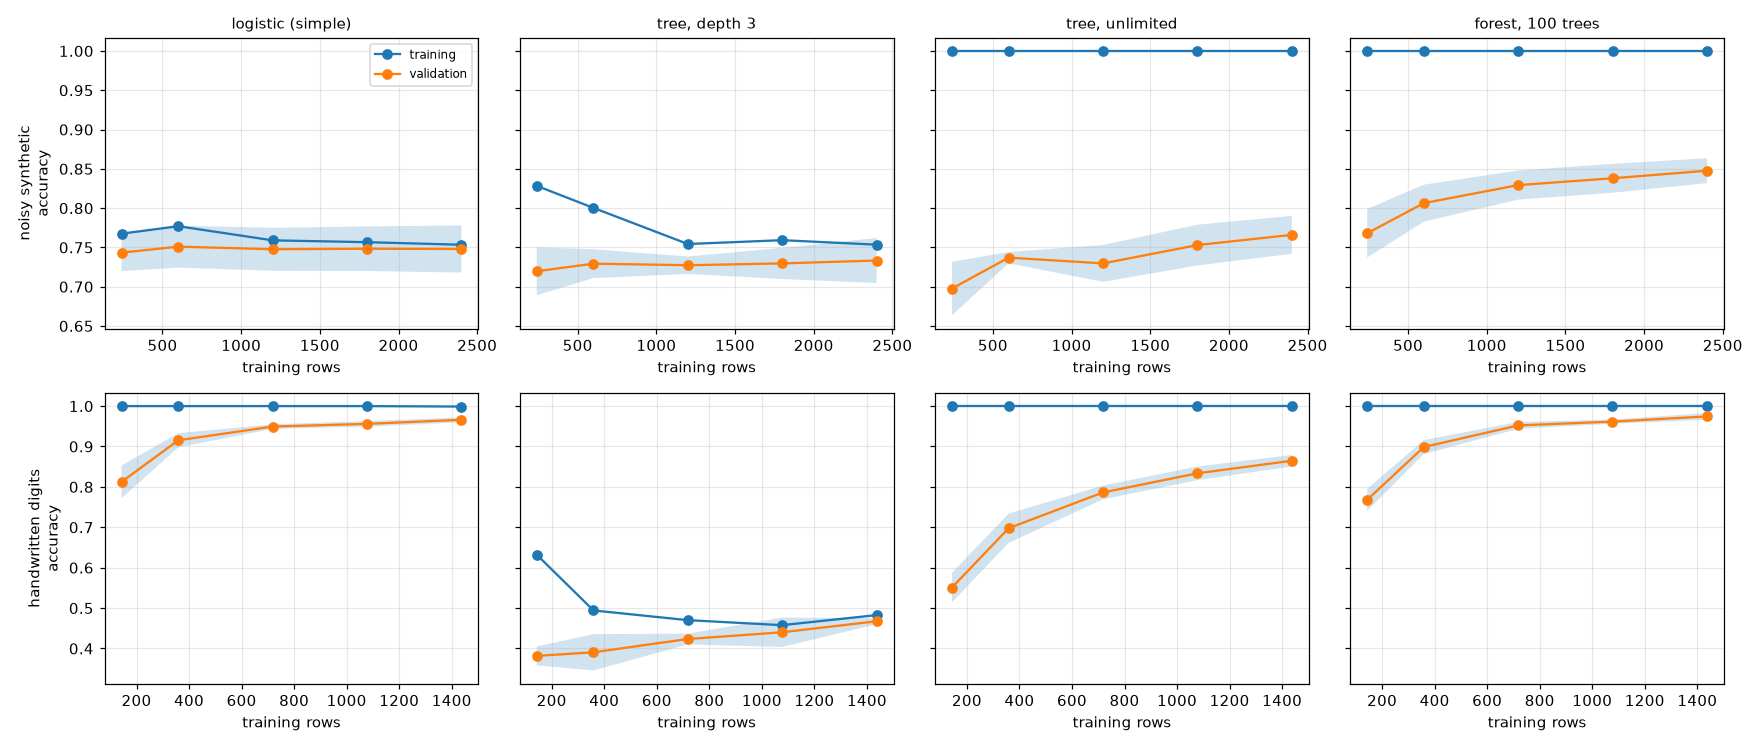

Python code for this plot:
"""Learning curves: is a model limited by bias or variance, and would more data help?

A learning curve trains the same model on growing slices of the training data and records the score on the rows it
was trained on and the score on held-out rows (5-fold cross-validation). Reading the two curves together:

* a large, persistent gap between training and validation score means the model is fitting noise (high variance);
* a small gap with a low validation score means the model is too simple for the pattern (high bias);
* a validation curve still rising at full size means more data would help; a flat one means it would not.

Two datasets are used: a noisy synthetic problem with a nonlinear boundary (so a straight-line model is too simple
and an unlimited tree is too flexible) and the real handwritten digits data.
"""

from __future__ import annotations

from dataclasses import dataclass
from pathlib import Path

import numpy as np
import pandas as pd
from numpy.typing import NDArray
from sklearn.datasets import load_digits, make_classification
from sklearn.ensemble import RandomForestClassifier
from sklearn.linear_model import LogisticRegression
from sklearn.model_selection import StratifiedKFold, learning_curve
from sklearn.pipeline import make_pipeline
from sklearn.preprocessing import StandardScaler
from sklearn.tree import DecisionTreeClassifier

SEED = 11
SIZES = (0.1, 0.25, 0.5, 0.75, 1.0)
GAP_LIMIT = 0.08  # training minus validation score above this counts as overfitting
BIAS_MARGIN = 0.03  # validation score this far below the best model's counts as underfitting

MODELS = {
    "logistic (simple)": lambda: make_pipeline(StandardScaler(), LogisticRegression(max_iter=2000)),
    "tree, depth 3": lambda: DecisionTreeClassifier(max_depth=3, random_state=SEED),
    "tree, unlimited": lambda: DecisionTreeClassifier(random_state=SEED),
    "forest, 100 trees": lambda: RandomForestClassifier(n_estimators=100, random_state=SEED, n_jobs=1),
}


def noisy_nonlinear(n: int = 3000, seed: int = SEED) -> tuple[NDArray[np.float64], NDArray[np.int_]]:
    """Binary problem with two clusters per class (not linearly separable) and 8% label noise."""
    return make_classification(
        n_samples=n, n_features=12, n_informative=6, n_redundant=0, n_clusters_per_class=3, flip_y=0.08, class_sep=0.9, random_state=seed
    )


def digits() -> tuple[NDArray[np.float64], NDArray[np.int_]]:
    data = load_digits()
    return data.data, data.target


DATASETS = {"noisy synthetic": noisy_nonlinear, "handwritten digits": digits}


@dataclass(frozen=True)
class Curve:
    dataset: str
    model: str
    sizes: NDArray[np.int_]
    train: NDArray[np.float64]  # mean accuracy on the rows trained on, per size
    validation: NDArray[np.float64]
    validation_std: NDArray[np.float64]


def curve(dataset: str, model: str, sizes: tuple[float, ...] = SIZES) -> Curve:
    X, y = DATASETS[dataset]()
    n, tr, va = learning_curve(
        MODELS[model](), X, y, train_sizes=np.array(sizes), cv=StratifiedKFold(5, shuffle=True, random_state=SEED), scoring="accuracy", n_jobs=1
    )[:3]
    return Curve(dataset, model, n, tr.mean(axis=1), va.mean(axis=1), va.std(axis=1, ddof=1))


def diagnose(c: Curve, best_validation: float) -> str:
    """Rule of thumb from the end of the curve (see GAP_LIMIT and BIAS_MARGIN)."""
    gap = float(c.train[-1] - c.validation[-1])
    if gap > GAP_LIMIT:
        return "overfitting (variance)"
    if float(c.validation[-1]) < best_validation - BIAS_MARGIN:
        return "underfitting (bias)"
    return "about right"


def would_more_data_help(c: Curve) -> float:
    """Validation gain from using the full training slice instead of half of it (the last doubling)."""
    half = int(np.argmin(np.abs(c.sizes - c.sizes[-1] / 2)))
    return float(c.validation[-1] - c.validation[half])


def summary(dataset: str, curves: dict[str, Curve] | None = None) -> pd.DataFrame:
    curves = curves or {m: curve(dataset, m) for m in MODELS}
    best = max(float(c.validation[-1]) for c in curves.values())
    rows = []
    for m, c in curves.items():
        rows.append(
            {
                "model": m,
                "train_score": float(c.train[-1]),
                "validation_score": float(c.validation[-1]),
                "gap": float(c.train[-1] - c.validation[-1]),
                "gain_from_last_doubling": would_more_data_help(c),
                "diagnosis": diagnose(c, best),
            }
        )
    return pd.DataFrame(rows).set_index("model")


def plot(path: Path, curves_by_dataset: dict[str, dict[str, Curve]]) -> None:
    import matplotlib

    matplotlib.use("Agg")
    import matplotlib.pyplot as plt

    fig, axes = plt.subplots(len(curves_by_dataset), len(MODELS), figsize=(4 * len(MODELS), 3.4 * len(curves_by_dataset)), sharey="row", squeeze=False)
    for r, (ds, cs) in enumerate(curves_by_dataset.items()):
        for k, (m, c) in enumerate(cs.items()):
            ax = axes[r][k]
            ax.plot(c.sizes, c.train, marker="o", label="training")
            ax.plot(c.sizes, c.validation, marker="o", label="validation")
            ax.fill_between(c.sizes, c.validation - c.validation_std, c.validation + c.validation_std, alpha=0.2)
            ax.set_title(f"{m}" if r == 0 else "", fontsize=10)
            ax.set_xlabel("training rows")
            if k == 0:
                ax.set_ylabel(f"{ds}\naccuracy")
            ax.grid(alpha=0.3)
    axes[0][0].legend(fontsize=8)
    fig.tight_layout()
    path.parent.mkdir(parents=True, exist_ok=True)
    fig.savefig(path, dpi=110)
    plt.close(fig)


def main() -> None:
    pd.set_option("display.width", 160)
    all_curves = {ds: {m: curve(ds, m) for m in MODELS} for ds in DATASETS}
    for ds, cs in all_curves.items():
        print(f"\n{ds}: accuracy at the full training slice (5-fold CV)")
        print(summary(ds, cs).round(3).to_string())
    plot(Path(__file__).with_name("learning_curves.png"), all_curves)


if __name__ == "__main__":
    main()
